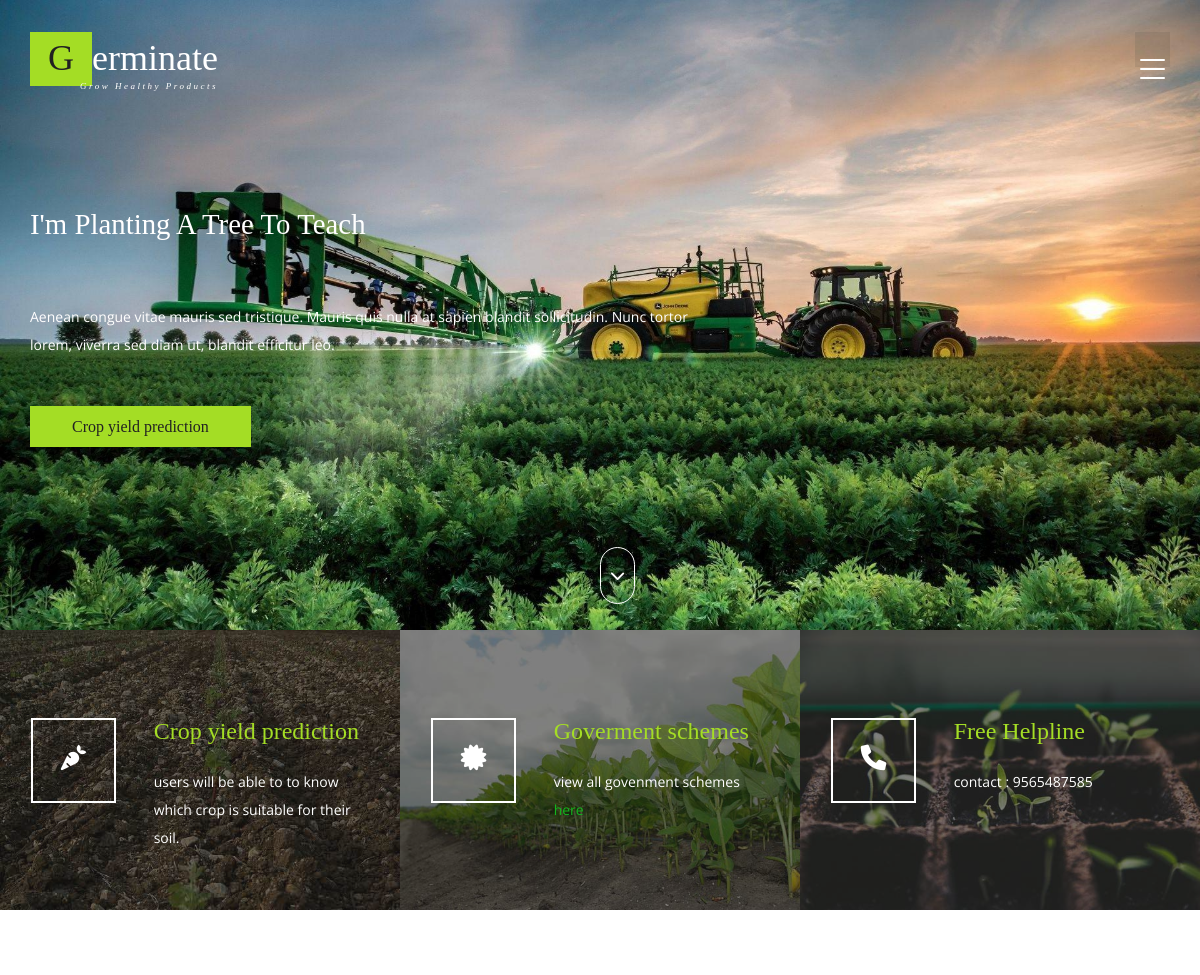
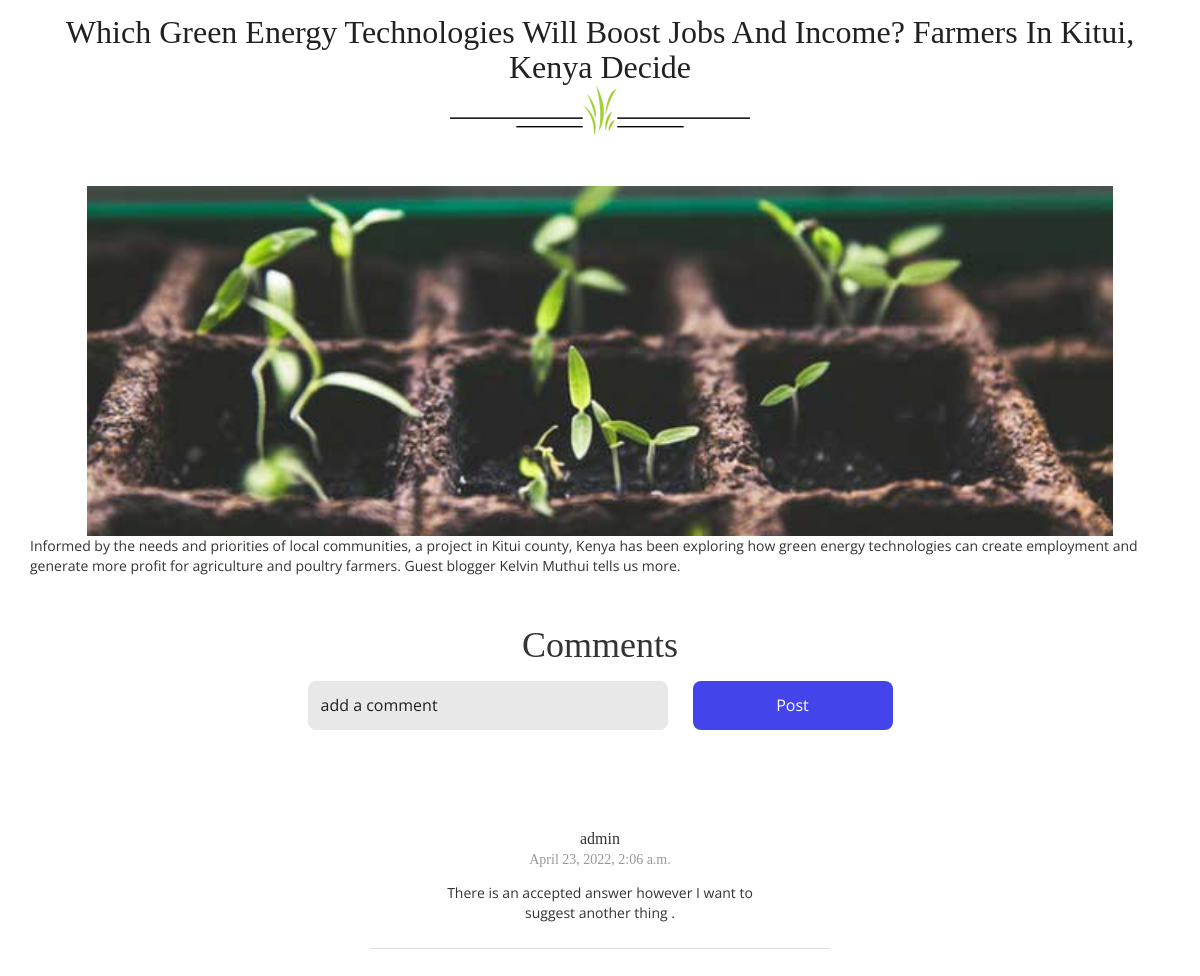
The app's page /blog/1 (signed in) with its own data (2 pictures, top to bottom).
### App/models.py (models this page shows, shortened)
class blog(models.Model):
    title = models.CharField(default="none",max_length=500)
    description = models.CharField(default="none",max_length=50000)
    image = models.ImageField(upload_to='blog',default = "default.jpg")
    date = models.DateTimeField(default=datetime.datetime.now())
    username = models.CharField(default = "none",max_length=1000)

class comment(models.Model):
    user = models.ForeignKey(User,on_delete=models.CASCADE)
    comment = models.CharField(default="none",max_length=5000)
    post = models.ForeignKey(blog,on_delete=models.CASCADE)
    date = models.DateTimeField(default=datetime.datetime.now())
    def __str__(self):
        return self.user.username + " comment"

### App/views.py (the view)
# urls.py: path('blog/<int:pk>', views.blogs, name='blog'),
def blogs(request,pk):
    blg = blog.objects.filter(pk = pk).first()
    comments = comment.objects.filter(post = blg)
    print("-------------",comments)
    profile = userProfile.objects.filter(user = request.user).first()
    return render(request,'blog.html',{"blog":blg,"comments":comments,"profile":profile})

### App/templates/blog.html (shortened to what this page needs)
{% load static %}
<!DOCTYPE html>
<html lang="en">
<head>
<link href="{% static 'css/bootstrap.css' %}" rel="stylesheet" type="text/css" media="all" />
<link href="{% static 'css/style.css' %}" rel="stylesheet" type="text/css" media="all" />
<link href="{% static 'css/mislider.css' %}" rel="stylesheet" type="text/css" />
<link href="{% static 'css/mislider-custom.css' %}" rel="stylesheet" type="text/css" />
<link href="{% static 'css/font-awesome.css' %}" rel="stylesheet">
<link rel="stylesheet" href="https://cdnjs.cloudflare.com/ajax/libs/font-awesome/6.0.0-beta3/css/all.min.css" />
</head>
<body>
<body>
	<div class="banner">
		<div class="container">
			<div class="w3_agileits_banner_main_grid">
				<div class="w3_agile_logo">
					<h1><a href="index.html"><span>G</span>erminate<i>Grow healthy products</i></a></h1>
				</div>
				<div class="agileits_w3layouts_menu">
					<div class="shy-menu">
						<a class="shy-menu-hamburger">
							<span class="layer top"></span>
							<span class="layer mid"></span>
							<span class="layer btm"></span>
						</a>
					</div>
				</div>
				<div class="clearfix"> </div>
			</div>
			<div class="w3_banner_info">
				<div class="w3_banner_info_grid">
					<h3 class="test">I'm Planting A Tree To Teach Me To Gather Strength From My Deepest Roots</h3>
					<p>Aenean congue vitae mauris sed tristique. Mauris quis nulla at sapien blandit
						sollicitudin. Nunc tortor lorem, viverra sed diam ut, blandit efficitur leo.</p>
					<ul>
						<li onclick="showCrop()"><a href="#" class="w3ls_more"  data-target="#myModal">Crop yield prediction</a></li>
					</ul>
				</div>
			</div>
			<div class="thim-click-to-bottom">
				<a href="#welcome_bottom" class="scroll">
					<i class="fa  fa-chevron-down"></i>
				</a>
			</div>
		</div>
	</div>
	<div class="banner-bottom">
		<div class="col-md-4 agileits_banner_bottom_left">
			<div class="agileinfo_banner_bottom_pos">
				<div class="w3_agileits_banner_bottom_pos_grid">
					<div class="col-xs-4 wthree_banner_bottom_grid_left">
						<div class="agile_banner_bottom_grid_left_grid hvr-radial-out">
							<i class="fa-solid fa-carrot"></i>
						</div>
					</div>
					<div class="col-xs-8 wthree_banner_bottom_grid_right" onclick="showCrop()" style="cursor: pointer;">
						<h4>Crop yield prediction</h4>
						<p>users will be able to to know which crop is suitable for their soil.</p>
					</div>
					<div class="clearfix"> </div>
				</div>
			</div>
		</div>
		<div class="col-md-4 agileits_banner_bottom_left1">
			<div class="agileinfo_banner_bottom_pos">
				<div class="w3_agileits_banner_bottom_pos_grid">
					<div class="col-xs-4 wthree_banner_bottom_grid_left">
						<div class="agile_banner_bottom_grid_left_grid hvr-radial-out">
							<i class="fa fa-certificate" aria-hidden="true"></i>
						</div>
					</div>
					<div class="col-xs-8 wthree_banner_bottom_grid_right">
						<h4>Goverment schemes</h4>
						<p>view all govenment schemes <a href="https://agricoop.nic.in/en/ministry-major-schemes" style="color: rgb(19, 182, 30);"> here</a></p>
					</div>
					<div class="clearfix"> </div>
				</div>
			</div>
		</div>
		<div class="col-md-4 agileits_banner_bottom_left2">
			<div class="agileinfo_banner_bottom_pos">
				<div class="w3_agileits_banner_bottom_pos_grid">
					<div class="col-xs-4 wthree_banner_bottom_grid_left">
						<div class="agile_banner_bottom_grid_left_grid hvr-radial-out">
							<i class="fa-solid fa-phone"></i>
						</div>
					</div>
					<div class="col-xs-8 wthree_banner_bottom_grid_right">
						<h4>Free Helpline</h4>
						<p>contact : 9565487585</p>
					</div>
					<div class="clearfix"> </div>
				</div>
			</div>
		</div>
	</div>
	<div class="welcome">
		<div class="container">
			<h3 class="agileits_w3layouts_head">{{blog.title}}</span></h3>
			<div class="w3_agile_image">
				<img src="{% static 'images/1.png' %}" alt=" " class="img-responsive" />
			</div>
            <center><img src="{{blog.image.url}}" alt="" style="width: 90%;object-fit: cover;height: 350px;margin-top: 50px;"></center>
			<p >{{blog.description}}</p>
		</div>
        <center><h1 style="margin-top: 50px;margin-bottom: 15px;">Comments</h1></center>
        <div class="comments" style="display: flex;flex-direction: column;justify-content: center;align-items: center;">
            <form action="{% url 'comment' %}" style="width: 60%;display: flex;justify-content: center;align-items: center;gap: 25px;" method="POST">
                <input type="text" name="comment" id="" style="padding: 13px;width: 50%;border: none;outline: none;background-color: #e8e8e8;border-radius: 8px;" placeholder="add a comment" required>
                <button type="submit" style="padding: 13px;width: 200px;background-color: rgb(68, 68, 235);color: white;border-radius: 8px;border: none;outline: none;">Post</button>
            </form>
            <div class="all" style="display: flex;justify-content: center;align-items: center;margin-top: 100px;flex-direction: column;">
                {% for comment in comments %}
                <div class="comment" style="width: fit-content;display: flex;justify-content: center;align-items: center;flex-direction: column;border-bottom: 1px solid #dfdfdf;padding-bottom: 25px;margin-bottom: 20px;">
                    <h3 style="font-size: 16px;">{{comment.user.username}}</h3>
                    <h4 style="font-size: 14px;margin-top: 5px;opacity: 0.5;">{{comment.date}}</h4>
                    <p style="width: 70%;text-align: center;margin-top: 15px;">{{comment.comment}}</p>
                </div>
                {% endfor %}
            </div>
        </div>
	</div>
</body>
</html>

### records on screen
blog: title "Which Green Energy Technologies Will Boost Jobs And Income? Farmers In Kitui, Kenya Decide", image (picture), description "Informed by the needs and priorities of local communities, a project in Kitui county, Kenya has been exploring how green energy technologies can create employment and generate more profit for agriculture and poultry farmers. Guest blogger Kelvin Muthui tells us more."
comment: user.username "admin", date "April 23, 2022, 2:06 a.m.", comment "There is an accepted answer however I want to suggest another thing ."
